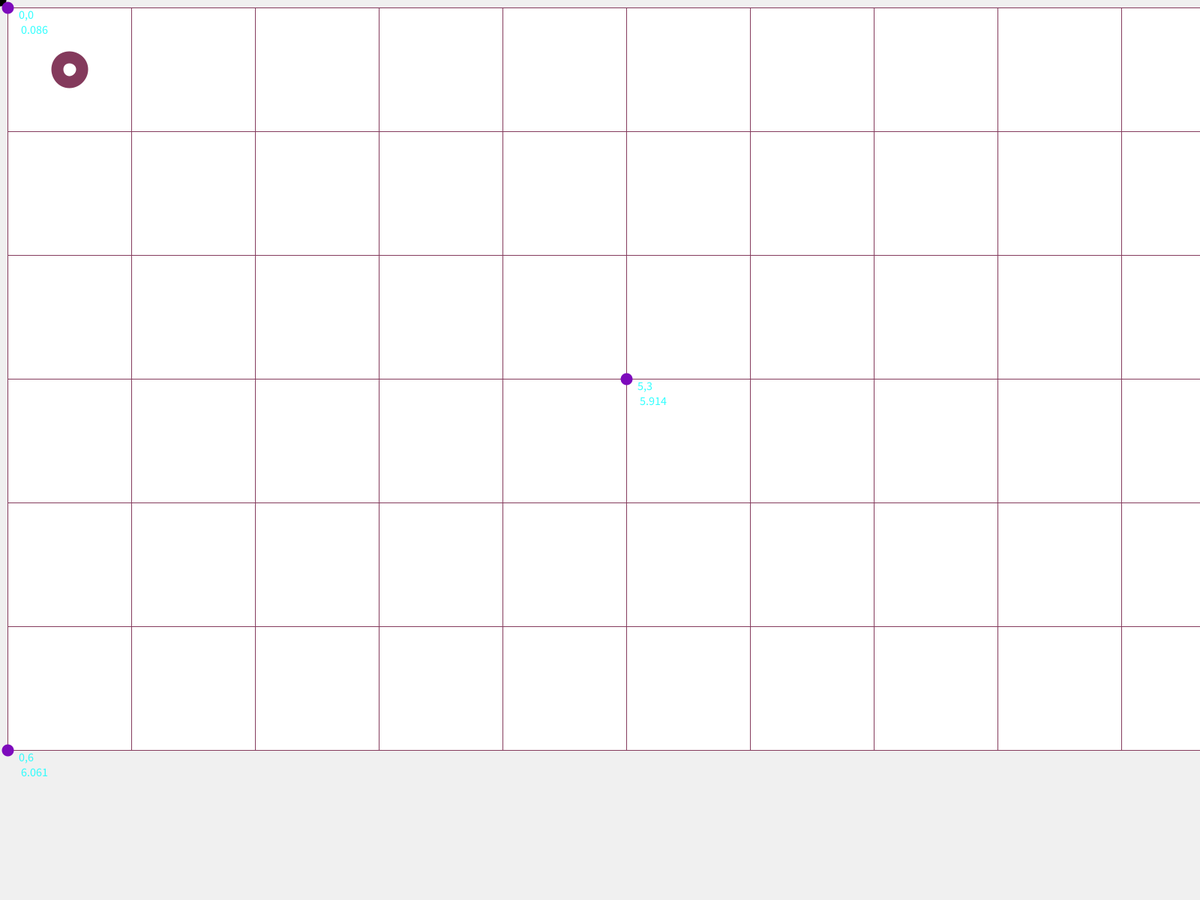
Frame 1 (no input)
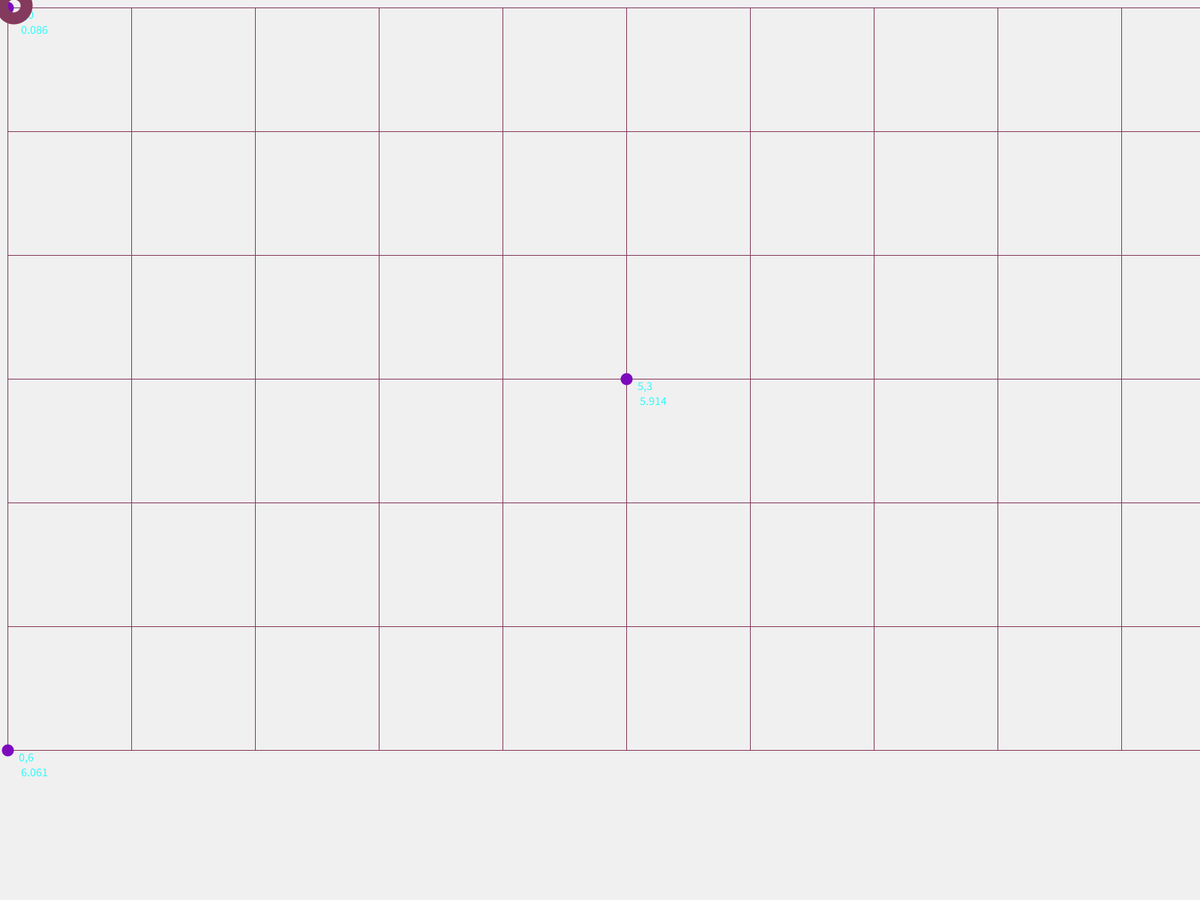
Frame 60 (the mouse pressed at the canvas centre just before this capture)
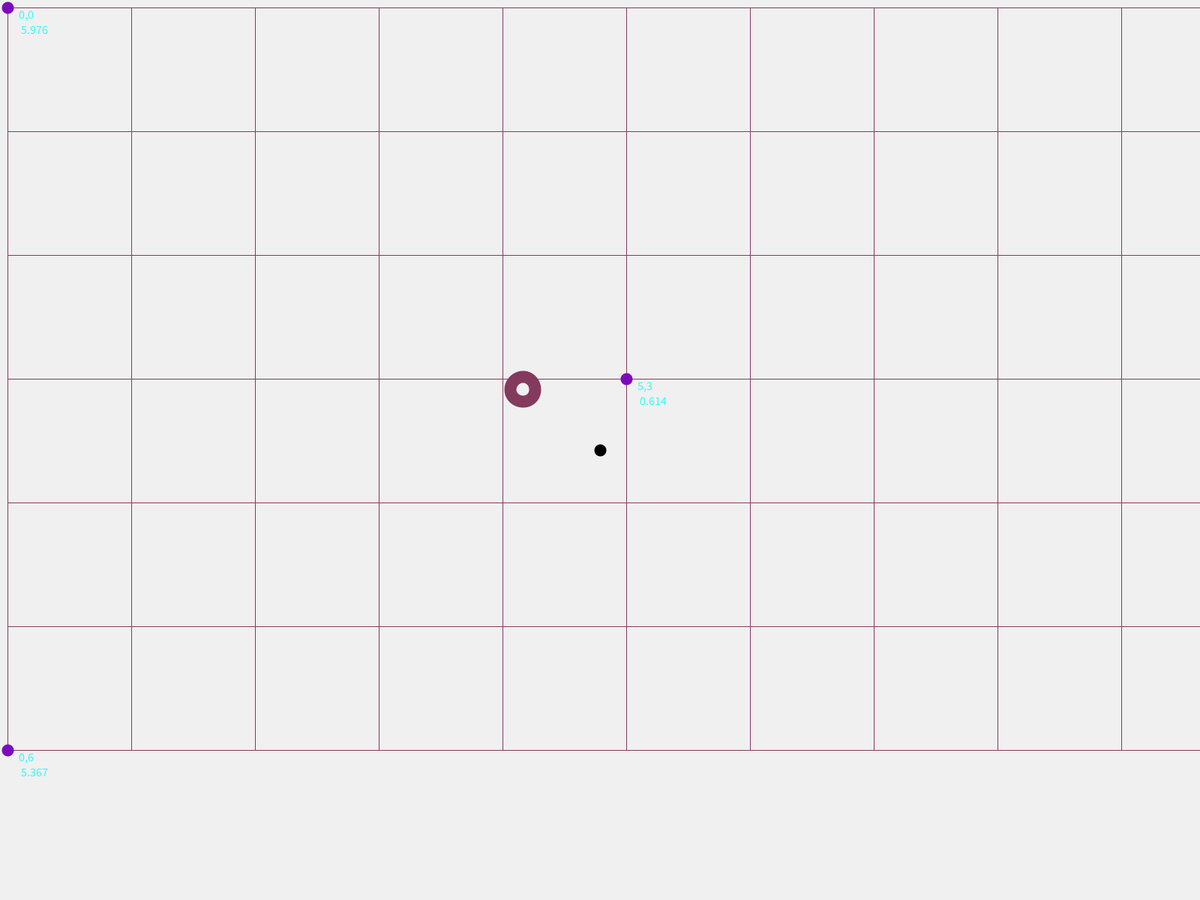
Frame 120 (the mouse held since frame 60 and released just before this capture)

The Processing sketch that drew these frames (run headless with seeded random() and noise(); from frame 60 on, the mouse is pressed at the canvas centre):

// Processing sketch: UWB_Map
// ── UWB_Map.pde


final float mean = 0, stddev = 0.2; // Mean and standard deviation
final float variance = stddev * stddev;
final float delta_time = 0.01;                // 10 hz = 1/0.01 seconds
final float kalman_stddev = 0.4;
float meterToPixel, mean_pixel, stddev_pixel; // Pixel ve metre degerlerini cevirebilmek icin sabit sayılar
float kalman_var = kalman_stddev*kalman_stddev;
/* Anchor ve uzaklik degerleri */
Anchor anchor1, anchor2, anchor3, anchor4, anchor5;
int[] x_Anchor = {0, 11, 0, 5, 11}, y_Anchor = {0, 0, 6, 3, 6}; // Anchor x y koordinatlari
float[] distance_measured = {0, 0, 0, 0, 0};                    // Olculen uzakliklar

/* Least Mean Square Parametreleri */
float[] position_estimate_LMS = {4.0, 4.0}; // Initialization
float diff_Ex = 0, diff_Ey = 0;             // (measured_distance-estimated_distance)^2 fonksiyonunun gradienti
float measurement_covariance = 0.00001;         // 0.01;
float x_smooth, y_smooth;
float easing = 0.1;
/* float process_covariance = 0.000001; */
boolean showKF = false;
/* Constant Acceleration Kalman Filter Parametreleri */

float[] position_estimate_KF = {5.0, 5.0}; // Initial random guess for KF (5,5)

/* x ve y icin kalman filtreleri */
KalmanFilter filter = new KalmanFilter();
KalmanFilter filter2 = new KalmanFilter();

/* Slider eklemek icin */

void setup()
{
    fullScreen();
    /*
    filter.R = 0.00001;
    filter2.R = 0.00001;
    */
    filter.R = kalman_var;
    filter2.R = kalman_var;
    
    filter.Q = kalman_var*kalman_var/2;
    filter2.Q = kalman_var*kalman_var/2;
}

void draw()
{
    /* Arka planin cizimi */
    background(240);
    strokeWeight(16);
    stroke(0, 0, 0);
    point(mouseX, mouseY);
    metrekare(11, 6);

    /*Mean ve stddev degerlerinin pixele cevrilmesi*/
    mean_pixel = mean * meterToPixel;
    stddev_pixel = stddev * meterToPixel;

    /* Anchorlarin yerlestirilmesi */
    anchor1 = new Anchor(x_Anchor[0], y_Anchor[0], "0,0");
    anchor2 = new Anchor(x_Anchor[1], y_Anchor[1], "11,0");
    anchor3 = new Anchor(x_Anchor[2], y_Anchor[2], "0,6");
    anchor4 = new Anchor(x_Anchor[3], y_Anchor[3], "5,3");
    anchor5 = new Anchor(x_Anchor[4], y_Anchor[4], "11,6");
    
    /* 60 frames per second programda her 6 framede bir kere data aliyoruz = 10 hz */
    if (frameCount % 6 == 0)
    {
        thread("requestData");
    }
    if(showKF){
        stroke( 51, 107, 255 );
        point(position_estimate_KF[0]*meterToPixel+10,position_estimate_KF[1]*meterToPixel+10);
        textSize(50);
        fill( 51, 107, 255);
        text("Kalman", 1500, 1100);

        stroke(255, 87, 51);
        point(position_estimate_LMS[0]*meterToPixel+10,position_estimate_LMS[1]*meterToPixel+10);
        textSize(50);
        fill(255, 87, 51);
        text("Least Mean Square", 1500, 1200);  

        textSize(50);
        fill(0,0,0);
        text("Real Position", 1500, 1300);  
        fill(255);
    }

    /* Tahmin dairesinin hareketini yumusatmak */
    float targetX = (position_estimate_KF[0]) * meterToPixel;
    float dx = targetX - x_smooth;
    x_smooth += dx * easing;

    float targetY = (position_estimate_KF[1]) * meterToPixel;
    float dy = targetY - y_smooth;
    y_smooth += dy * easing;


    ellipse(x_smooth + 10, y_smooth + 10, 0.2 * meterToPixel, 0.2 * meterToPixel);
    display();
}
void display()
{

    // delay(100);
}

void metrekare(int x_smooth, int y_smooth)
{
    stroke(132, 58, 92);
    float rectSize;
    strokeWeight(1);
    if ((990 / x_smooth) * y_smooth > (1835 / y_smooth) * x_smooth)
    {
        rectSize = (1825 / x_smooth);
        meterToPixel = 1825 / x_smooth;
        for (int i = 0; i < x_smooth; i++)
        {
            for (int k = 0; k < y_smooth; k++)
            {
                rect(10 + i * (rectSize), 10 + k * (rectSize), rectSize, rectSize);
            }
        }
    }
    else
    {
        rectSize = (990 / y_smooth);
        meterToPixel = 990 / y_smooth;
        for (int i = 0; i < x_smooth; i++)
        {
            for (int k = 0; k < y_smooth; k++)
            {
                rect(10 + i * (rectSize), 10 + k * (rectSize), rectSize, rectSize);
            }
        }
    }
}

public
class Anchor
{
    int x_smooth;
    int y_smooth;
    float r, r_rand;
    String name;

    Anchor(int tempX, int tempY, String tempName)
    {
        x_smooth = tempX;
        y_smooth = tempY;
        name = tempName;

        x_smooth = (int)(x_smooth * meterToPixel + 10);
        y_smooth = (int)(y_smooth * meterToPixel + 10);
        r = dist(mouseX, mouseY, x_smooth, y_smooth);
        r_rand = r + ((randomGaussian() - 0.5f) * stddev_pixel) + mean_pixel;

        strokeWeight(2);
        //line(mouseX,mouseY,x_smooth,y_smooth);
        stroke(125, 10, 188);
        strokeWeight(16);
        point(x_smooth, y_smooth);
        textSize(16);
        stroke(132, 58, 92);
        fill(0, 408, 612, 204);
        text(name, x_smooth + 15, y_smooth + 15);
        text(r / meterToPixel, x_smooth + 15, y_smooth + 35);
        noFill();
    }
    float measure_distance()
    {
        return r_rand / meterToPixel;
    }
}

float[] LMS_EstimatePoint(float[] distance, int[] x_anchor, int[] y_anchor, int anchorCount)
{
    int N = 200;
    float mu = 0.1f;

    float[] tag_estim = {4.0, 4.0};
    float[] distance_estim = new float[anchorCount];

    for (int t = 0; t < N; t++)
    {
        diff_Ex = 0;
        diff_Ey = 0;

        for (int n = 0; n < anchorCount; n++)
        {
            distance_estim[n] = sqrt((x_anchor[n] - tag_estim[0]) * (x_anchor[n] - tag_estim[0]) + (y_anchor[n] - tag_estim[1]) * (y_anchor[n] - tag_estim[1]));
        }

        for (int k = 0; k < anchorCount; k++)
        {
            diff_Ex = diff_Ex + (-2f / 3f) * ((1 - distance[k] / distance_estim[k]) * (x_Anchor[k] - tag_estim[0]));
            diff_Ey = diff_Ey + (-2f / 3f) * ((1 - distance[k] / distance_estim[k]) * (y_Anchor[k] - tag_estim[1]));
        }

        tag_estim[0] = tag_estim[0] - mu * diff_Ex;
        tag_estim[1] = tag_estim[1] - mu * diff_Ey;
    }
    return tag_estim;
}

void requestData()
{
    /* Her anchordan olculen uzaklik degeri */
    distance_measured[0] = anchor1.measure_distance();
    distance_measured[1] = anchor2.measure_distance();
    distance_measured[2] = anchor3.measure_distance();
    distance_measured[3] = anchor4.measure_distance();
    distance_measured[4] = anchor5.measure_distance();

    /* Least mean square fonksiyonu 200 iterasyon - 0.1 step size */
    position_estimate_LMS = LMS_EstimatePoint(distance_measured, x_Anchor, y_Anchor, 5);

/* 
    filter.R = 0.00001;
    filter2.R = 0.00001;
 */
/*     filter.Q = process_covariance;
    filter2.Q = process_covariance; */

    position_estimate_KF[0] = filter.update(position_estimate_LMS[0]);
    position_estimate_KF[1] = filter2.update(position_estimate_LMS[1]);
}
public class KalmanFilter {

  float Q = 0.000001;
  float R = 0.0001;
  float P = 10, X = 0, K;

  private void measurementUpdate() {
    K = (P + Q) / (P + Q + R);
    P = R * (P + Q) / (R + P + Q);
  }

  public float update(float measurement) {
    measurementUpdate();
    float result = X + (measurement - X) * K;
    X = result;
    return result;
  }

}
